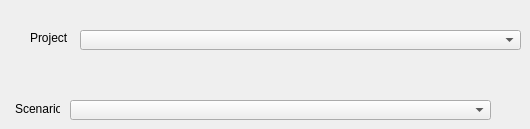
              <widget class="QWidget" name="page_11">
               <widget class="QLabel" name="label_35">
                <property name="geometry">
                 <rect>
                  <x>30</x>
                  <y>30</y>
                  <width>38</width>
                  <height>16</height>
                 </rect>
                </property>
                <property name="text">
                 <string>Project:</string>
                </property>
               </widget>
               <widget class="QComboBox" name="comboBox">
                <property name="geometry">
                 <rect>
                  <x>80</x>
                  <y>30</y>
                  <width>441</width>
                  <height>20</height>
                 </rect>
                </property>
               </widget>
               <widget class="QLabel" name="label_37">
                <property name="geometry">
                 <rect>
                  <x>15</x>
                  <y>101</y>
                  <width>45</width>
                  <height>16</height>
                 </rect>
                </property>
                <property name="text">
                 <string>Scenario:</string>
                </property>
               </widget>
               <widget class="QComboBox" name="comboBox_3">
                <property name="geometry">
                 <rect>
                  <x>70</x>
                  <y>100</y>
                  <width>421</width>
                  <height>20</height>
                 </rect>
                </property>
               </widget>
              </widget>
